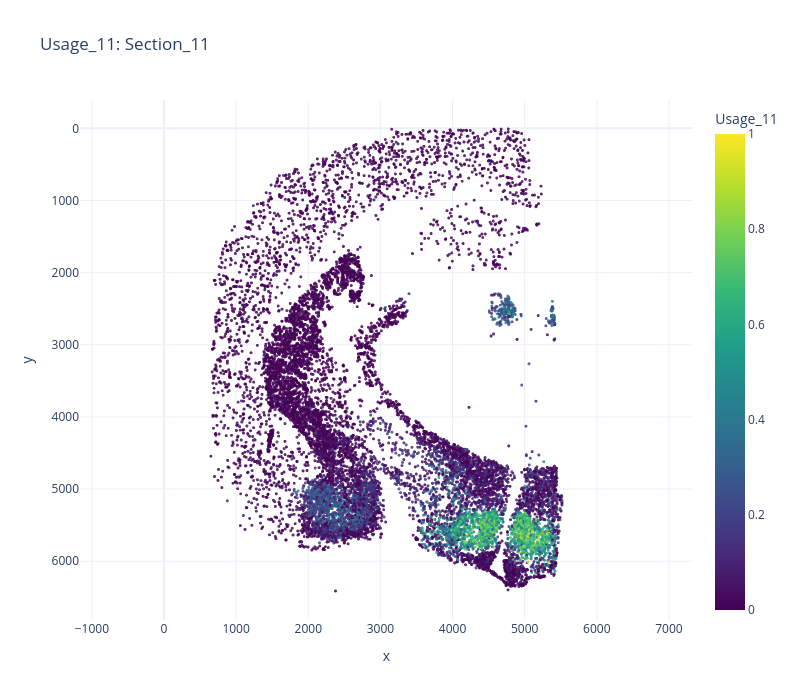

Notebook code cell kept with this figure:
### Markdown cell above
## Spatial localization

Map program usage within a blinded tissue section. Look for anatomically coherent regions or multicellular patches and check for border effects, segmentation halos, or localization driven by only a few cells.

### Code cell
high_section_counts = high_usage["blinded_sample"].value_counts()
shown_section = (
    str(high_section_counts.index[0])
    if SPATIAL_SECTION is None
    else str(SPATIAL_SECTION)
)
spatial_figure = plot_blinded_spatial_usage(
    review_obs,
    np.asarray(usage_adata.obsm["spatial"]),
    program=PROGRAM,
    blinded_sample=shown_section,
    point_size=SPATIAL_POINT_SIZE,
)
spatial_figure

### Figure 1 — Plotly figure (JSON) as saved in the notebook; plotly's stock layout.template omitted (floating-point values rounded to 4 significant figures; data arrays with more than 128 entries replaced by an {"elided": "..."} marker saying what was removed)
{"data": [{"customdata": {"elided": "13045x1 str values"}, "hovertemplate": "x=%{x}<br>y=%{y}<br>cell_id=%{customdata[0]}<br>Usage_11=%{marker.color}<extra></extra>", "legendgroup": "", "marker": {"color": {"elided": "13045 float values"}, "coloraxis": "coloraxis", "opacity": 0.85, "size": 3, "symbol": "circle"}, "mode": "markers", "name": "", "showlegend": false, "type": "scattergl", "x": {"elided": "13045 float values"}, "xaxis": "x", "y": {"elided": "13045 float values"}, "yaxis": "y"}], "layout": {"coloraxis": {"autocolorscale": false, "colorbar": {"title": {"text": "Usage_11"}}, "colorscale": [[0, "#440154"], [0.1111, "#482878"], [0.2222, "#3e4989"], [0.3333, "#31688e"], [0.4444, "#26828e"], [0.5556, "#1f9e89"], [0.6667, "#35b779"], [0.7778, "#6ece58"], [0.8889, "#b5de2b"], [1, "#fde725"]]}, "height": 700, "legend": {"tracegroupgap": 0}, "title": {"text": "Usage_11: Section_11"}, "width": 800, "xaxis": {"anchor": "y", "domain": [0, 1], "title": {"text": "x"}}, "yaxis": {"anchor": "x", "autorange": "reversed", "domain": [0, 1], "scaleanchor": "x", "scaleratio": 1, "title": {"text": "y"}}}}
